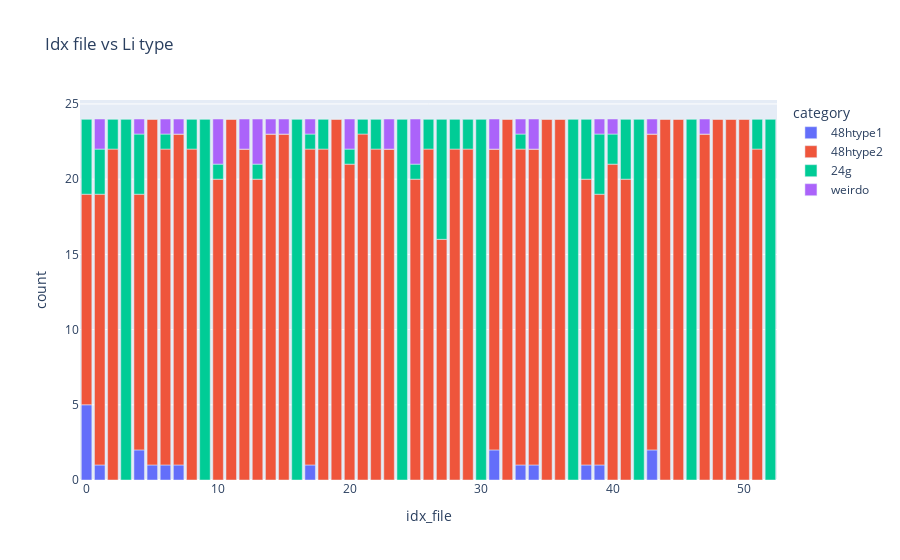

Notebook code for this chart:
### Code cell
get_amount_type(file_loc_important_cols, litype, el = "Li")
df = plot_amount_type(file_loc_important_cols, litype, el = "Li", style = "bar")

### Figure 1 — Plotly figure (JSON) as saved in the notebook; plotly's stock layout.template omitted (floating-point values rounded to 4 significant figures)
{"data": [{"alignmentgroup": "True", "hovertemplate": "category=48htype1<br>idx_file=%{x}<br>count=%{y}<extra></extra>", "legendgroup": "48htype1", "marker": {"color": "#636efa", "pattern": {"shape": ""}}, "name": "48htype1", "offsetgroup": "48htype1", "orientation": "v", "showlegend": true, "textposition": "auto", "type": "bar", "x": [0, 1, 2, 3, 4, 5, 6, 7, 8, 9, 10, 11, 12, 13, 14, 15, 16, 17, 18, 19, 20, 21, 22, 23, 24, 25, 26, 27, 28, 29, 30, 31, 32, 33, 34, 35, 36, 37, 38, 39, 40, 41, 42, 43, 44, 45, 46, 47, 48, 49, 50, 51, 52], "xaxis": "x", "y": [5, 1, 0, 0, 2, 1, 1, 1, 0, 0, 0, 0, 0, 0, 0, 0, 0, 1, 0, 0, 0, 0, 0, 0, 0, 0, 0, 0, 0, 0, 0, 2, 0, 1, 1, 0, 0, 0, 1, 1, 0, 0, 0, 2, 0, 0, 0, 0, 0, 0, 0, 0, 0], "yaxis": "y"}, {"alignmentgroup": "True", "hovertemplate": "category=48htype2<br>idx_file=%{x}<br>count=%{y}<extra></extra>", "legendgroup": "48htype2", "marker": {"color": "#EF553B", "pattern": {"shape": ""}}, "name": "48htype2", "offsetgroup": "48htype2", "orientation": "v", "showlegend": true, "textposition": "auto", "type": "bar", "x": [0, 1, 2, 3, 4, 5, 6, 7, 8, 9, 10, 11, 12, 13, 14, 15, 16, 17, 18, 19, 20, 21, 22, 23, 24, 25, 26, 27, 28, 29, 30, 31, 32, 33, 34, 35, 36, 37, 38, 39, 40, 41, 42, 43, 44, 45, 46, 47, 48, 49, 50, 51, 52], "xaxis": "x", "y": [14, 18, 22, 0, 17, 23, 21, 22, 22, 0, 20, 24, 22, 20, 23, 23, 0, 21, 22, 24, 21, 23, 22, 22, 0, 20, 22, 16, 22, 22, 0, 20, 24, 21, 21, 24, 24, 0, 19, 18, 21, 20, 0, 21, 24, 24, 0, 23, 24, 24, 24, 22, 0], "yaxis": "y"}, {"alignmentgroup": "True", "hovertemplate": "category=24g<br>idx_file=%{x}<br>count=%{y}<extra></extra>", "legendgroup": "24g", "marker": {"color": "#00cc96", "pattern": {"shape": ""}}, "name": "24g", "offsetgroup": "24g", "orientation": "v", "showlegend": true, "textposition": "auto", "type": "bar", "x": [0, 1, 2, 3, 4, 5, 6, 7, 8, 9, 10, 11, 12, 13, 14, 15, 16, 17, 18, 19, 20, 21, 22, 23, 24, 25, 26, 27, 28, 29, 30, 31, 32, 33, 34, 35, 36, 37, 38, 39, 40, 41, 42, 43, 44, 45, 46, 47, 48, 49, 50, 51, 52], "xaxis": "x", "y": [5, 3, 2, 24, 4, 0, 1, 0, 2, 24, 1, 0, 0, 1, 0, 0, 24, 1, 2, 0, 1, 1, 2, 0, 24, 1, 2, 8, 2, 2, 24, 0, 0, 1, 0, 0, 0, 24, 4, 4, 2, 4, 24, 0, 0, 0, 24, 0, 0, 0, 0, 2, 24], "yaxis": "y"}, {"alignmentgroup": "True", "hovertemplate": "category=weirdo<br>idx_file=%{x}<br>count=%{y}<extra></extra>", "legendgroup": "weirdo", "marker": {"color": "#ab63fa", "pattern": {"shape": ""}}, "name": "weirdo", "offsetgroup": "weirdo", "orientation": "v", "showlegend": true, "textposition": "auto", "type": "bar", "x": [0, 1, 2, 3, 4, 5, 6, 7, 8, 9, 10, 11, 12, 13, 14, 15, 16, 17, 18, 19, 20, 21, 22, 23, 24, 25, 26, 27, 28, 29, 30, 31, 32, 33, 34, 35, 36, 37, 38, 39, 40, 41, 42, 43, 44, 45, 46, 47, 48, 49, 50, 51, 52], "xaxis": "x", "y": [0, 2, 0, 0, 1, 0, 1, 1, 0, 0, 3, 0, 2, 3, 1, 1, 0, 1, 0, 0, 2, 0, 0, 2, 0, 3, 0, 0, 0, 0, 0, 2, 0, 1, 2, 0, 0, 0, 0, 1, 1, 0, 0, 1, 0, 0, 0, 1, 0, 0, 0, 0, 0], "yaxis": "y"}], "layout": {"barmode": "relative", "legend": {"title": {"text": "category"}, "tracegroupgap": 0}, "title": {"text": "Idx file vs Li type"}, "xaxis": {"anchor": "y", "domain": [0, 1], "title": {"text": "idx_file"}}, "yaxis": {"anchor": "x", "domain": [0, 1], "title": {"text": "count"}}}}
